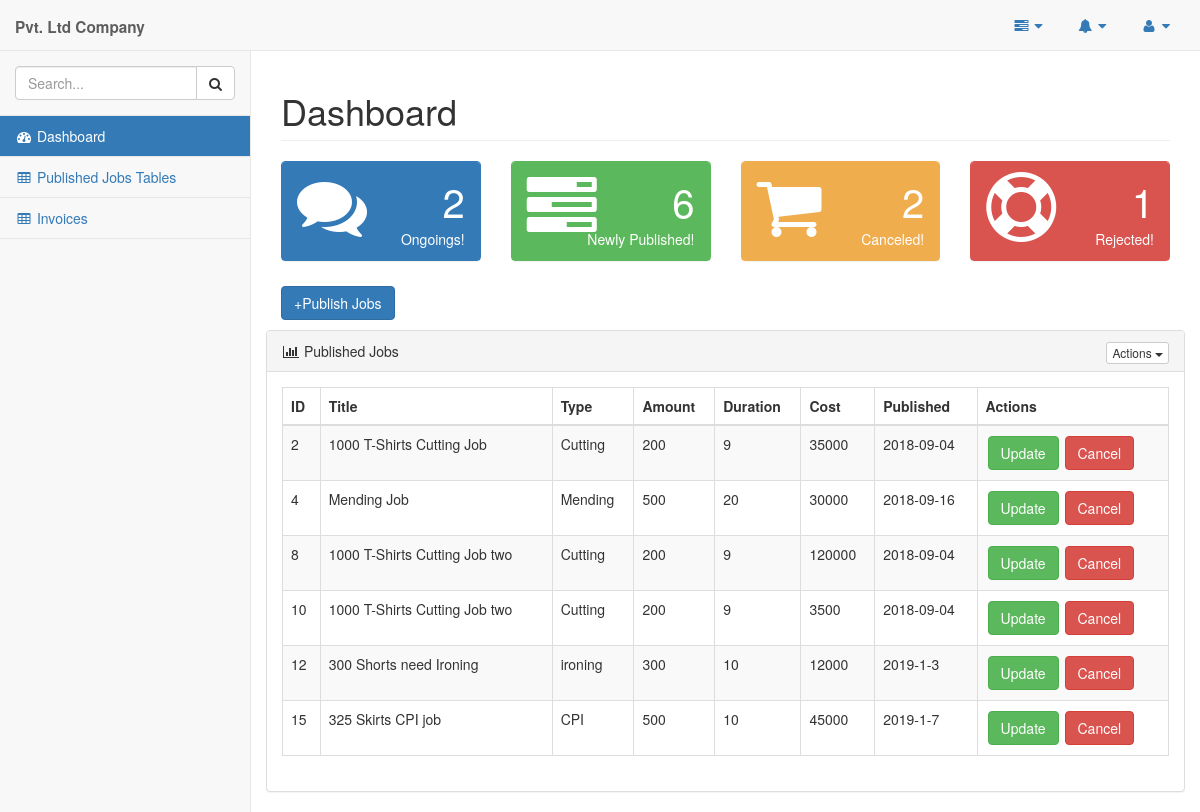
/pages/company.php, run on the app's committed database.
### tables this page shows
CREATE TABLE `company_job` (
  `jobID` int(11) NOT NULL,
  `jobTitle` varchar(45) DEFAULT NULL,
  `jobType` varchar(45) DEFAULT NULL,
  `jobAmount` varchar(45) DEFAULT NULL,
  `jobPeriod` varchar(45) DEFAULT NULL,
  `jobPrice` int(45) DEFAULT NULL,
  `jobDate` varchar(45) DEFAULT NULL,
  `jobStatus` varchar(45) DEFAULT NULL,
  `comID` varchar(10) NOT NULL,
  `supID` varchar(45) NOT NULL
);

### pages/query_boxes/company_jobs_published.php (the view, shortened to what this page needs)
<?php
    $queryJob="SELECT * FROM company_job WHERE jobStatus='offline'";
    $resultJob=mysqli_query($conn,$queryJob);
    if(mysqli_num_rows($resultJob)>0){
        while($rowJob=mysqli_fetch_assoc($resultJob)){
            echo "<tr>
                    <td>".$rowJob['jobID']."</td>
                    <td>".$rowJob['jobTitle']."</td>
                    <td>".$rowJob['jobType']."</td>
                    <td>".$rowJob['jobAmount']."</td>
                    <td>".$rowJob['jobPeriod']."</td>
                    <td>".$rowJob['jobPrice']."</td>
                    <td>".$rowJob['jobDate']."</td>
                    <td><button style='margin:2px' class='btn btn-success' data-target='#".$rowJob['jobID']."' data-toggle='modal'>Update</button>
                    <button class='btn btn-danger'  data-target='#cancel_job" . $rowJob['jobID'] . "' data-toggle='modal' >Cancel</button></td>
                </tr>";
        }
    }
?>

### data on the page
company_job: jobID "2", jobTitle "1000 T-Shirts Cutting Job", jobType "Cutting", jobAmount "200", jobPeriod "9", jobPrice "35000", jobDate "2018-09-04"
company_job: jobID "4", jobTitle "Mending Job", jobType "Mending", jobAmount "500", jobPeriod "20", jobPrice "30000", jobDate "2018-09-16"
company_job: jobID "8", jobTitle "1000 T-Shirts Cutting Job two", jobType "Cutting", jobAmount "200", jobPeriod "9", jobPrice "120000", jobDate "2018-09-04"
company_job: jobID "10", jobTitle "1000 T-Shirts Cutting Job two", jobType "Cutting", jobAmount "200", jobPeriod "9", jobPrice "3500", jobDate "2018-09-04"
company_job: jobID "12", jobTitle "300 Shorts need Ironing", jobType "ironing", jobAmount "300", jobPeriod "10", jobPrice "12000", jobDate "2019-1-3"
company_job: jobID "15", jobTitle "325 Skirts CPI job", jobType "CPI", jobAmount "500", jobPeriod "10", jobPrice "45000", jobDate "2019-1-7"

### other printed values
$row['jobCount'] "2"
$row['jobCount'] "6"
$row['jobCount'] "1"
